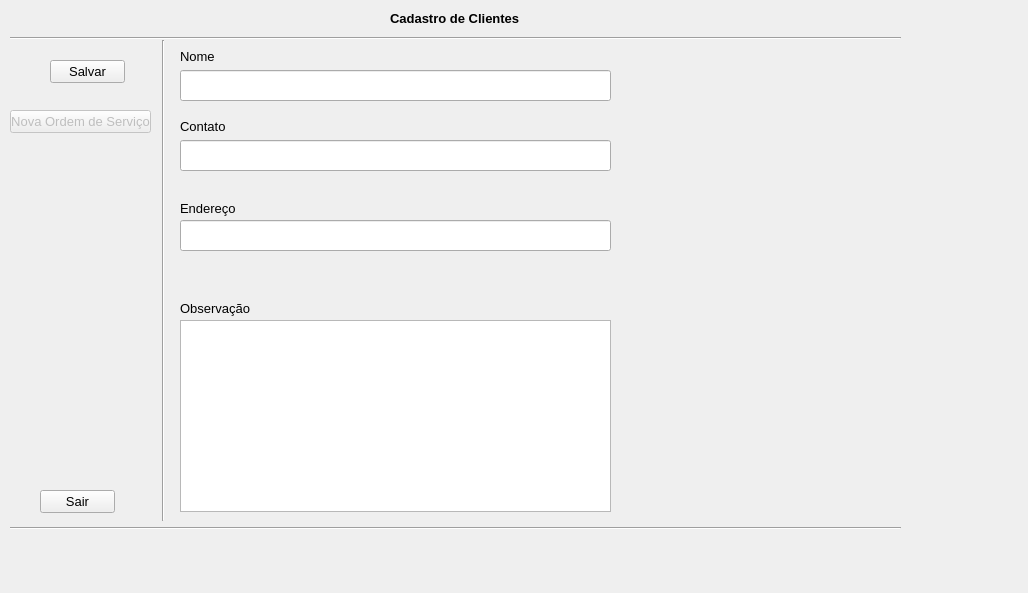
<?xml version="1.0" encoding="UTF-8"?>
<ui version="4.0">
 <class>Form</class>
 <widget class="QWidget" name="Form">
  <property name="geometry">
   <rect>
    <x>0</x>
    <y>0</y>
    <width>1028</width>
    <height>593</height>
   </rect>
  </property>
  <property name="font">
   <font>
    <pointsize>10</pointsize>
   </font>
  </property>
  <property name="windowTitle">
   <string>Form</string>
  </property>
  <widget class="Line" name="line">
   <property name="geometry">
    <rect>
     <x>10</x>
     <y>30</y>
     <width>891</width>
     <height>16</height>
    </rect>
   </property>
   <property name="orientation">
    <enum>Qt::Horizontal</enum>
   </property>
  </widget>
  <widget class="Line" name="line_2">
   <property name="geometry">
    <rect>
     <x>10</x>
     <y>520</y>
     <width>891</width>
     <height>16</height>
    </rect>
   </property>
   <property name="orientation">
    <enum>Qt::Horizontal</enum>
   </property>
  </widget>
  <widget class="Line" name="line_3">
   <property name="geometry">
    <rect>
     <x>153</x>
     <y>40</y>
     <width>20</width>
     <height>481</height>
    </rect>
   </property>
   <property name="orientation">
    <enum>Qt::Vertical</enum>
   </property>
  </widget>
  <widget class="QLabel" name="label_7">
   <property name="geometry">
    <rect>
     <x>390</x>
     <y>10</y>
     <width>191</width>
     <height>16</height>
    </rect>
   </property>
   <property name="font">
    <font>
     <weight>75</weight>
     <bold>true</bold>
     <strikeout>false</strikeout>
    </font>
   </property>
   <property name="text">
    <string>Cadastro de Clientes</string>
   </property>
  </widget>
  <widget class="QLineEdit" name="lineEdit">
   <property name="geometry">
    <rect>
     <x>180</x>
     <y>70</y>
     <width>431</width>
     <height>31</height>
    </rect>
   </property>
  </widget>
  <widget class="QLabel" name="label">
   <property name="geometry">
    <rect>
     <x>180</x>
     <y>50</y>
     <width>47</width>
     <height>13</height>
    </rect>
   </property>
   <property name="text">
    <string>Nome</string>
   </property>
  </widget>
  <widget class="QPushButton" name="pushButton_salvar">
   <property name="geometry">
    <rect>
     <x>50</x>
     <y>60</y>
     <width>75</width>
     <height>23</height>
    </rect>
   </property>
   <property name="text">
    <string>Salvar</string>
   </property>
  </widget>
  <widget class="QPushButton" name="pushButton_sair">
   <property name="geometry">
    <rect>
     <x>40</x>
     <y>490</y>
     <width>75</width>
     <height>23</height>
    </rect>
   </property>
   <property name="text">
    <string>Sair</string>
   </property>
  </widget>
  <widget class="QLineEdit" name="lineEdit_2">
   <property name="geometry">
    <rect>
     <x>180</x>
     <y>140</y>
     <width>431</width>
     <height>31</height>
    </rect>
   </property>
  </widget>
  <widget class="QLabel" name="label_2">
   <property name="geometry">
    <rect>
     <x>180</x>
     <y>120</y>
     <width>47</width>
     <height>13</height>
    </rect>
   </property>
   <property name="text">
    <string>Contato</string>
   </property>
  </widget>
  <widget class="QLineEdit" name="lineEdit_3">
   <property name="geometry">
    <rect>
     <x>180</x>
     <y>220</y>
     <width>431</width>
     <height>31</height>
    </rect>
   </property>
  </widget>
  <widget class="QLabel" name="label_3">
   <property name="geometry">
    <rect>
     <x>180</x>
     <y>200</y>
     <width>61</width>
     <height>16</height>
    </rect>
   </property>
   <property name="text">
    <string>Endereço</string>
   </property>
  </widget>
  <widget class="QTextEdit" name="textEdit">
   <property name="geometry">
    <rect>
     <x>180</x>
     <y>320</y>
     <width>431</width>
     <height>192</height>
    </rect>
   </property>
  </widget>
  <widget class="QLabel" name="label_4">
   <property name="geometry">
    <rect>
     <x>180</x>
     <y>300</y>
     <width>101</width>
     <height>16</height>
    </rect>
   </property>
   <property name="text">
    <string>Observação</string>
   </property>
  </widget>
  <widget class="QPushButton" name="pushButton">
   <property name="geometry">
    <rect>
     <x>10</x>
     <y>110</y>
     <width>141</width>
     <height>23</height>
    </rect>
   </property>
   <property name="text">
    <string>Nova Ordem de Serviço</string>
   </property>
    <property name="enabled">
    <bool>False</bool>
   </property>
  </widget>
 </widget>
 <resources/>
 <connections/>
</ui>
